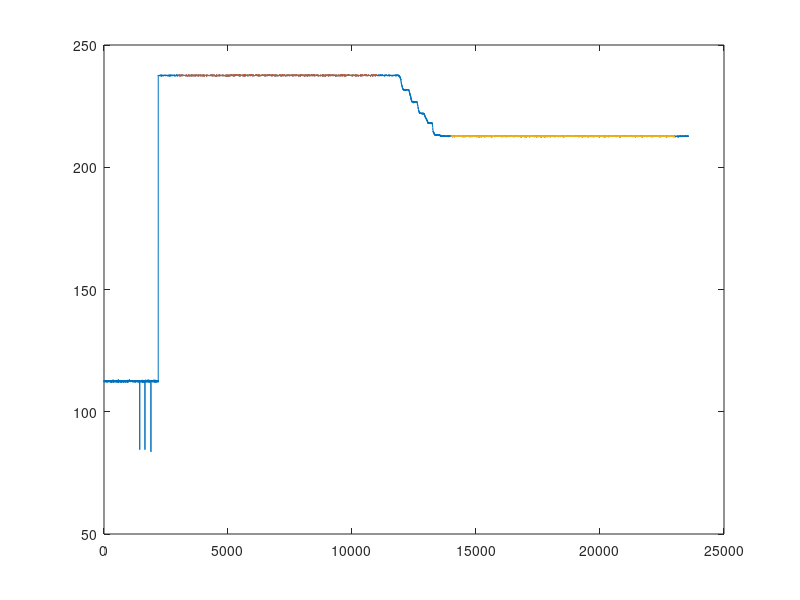

The MATLAB script that drew this image: (Note: this script raises an error after producing the figure.)


%% Dot density calculation

num_dots = 1000;
frate = 240;
ppd = 37.5048
screenSzDeg = [1280 720]/ppd;

ndeg = prod(screenSzDeg);

num_dots / ndeg

%% Gabor density

num_gabors = 800;
ndeg = 20*20;

num_gabors / ndeg

%% System Precision

D = load('Analysis/manuscript_freeviewingmethods/artificial_eye_1deg_09242019.mat');

gazex = D.dstruct.p4x-D.dstruct.p1x;
gazey = D.dstruct.p4y-D.dstruct.p1y;

valid_pre = 3000:11000;
valid_post = 14000:23000;

figure(1); clf
plot(gazex); hold on
plot(valid_pre, gazex(valid_pre))
plot(valid_post,gazex(valid_post))

mu_pre = [mean(gazex(valid_pre)), mean(gazey(valid_pre))];
mu_post = [mean(gazex(valid_post)), mean(gazey(valid_post))];
mu_diff = mu_pre - mu_post;
onedeg = hypot(mu_diff(1), mu_diff(2));

x = [gazex(valid_pre) - mean(gazex(valid_pre)); gazex(valid_post) - mean(gazex(valid_post))];
y = [gazey(valid_pre) - mean(gazey(valid_pre)); gazey(valid_post) - mean(gazey(valid_post))];


x = x / onedeg;
y = y / onedeg;
z = x; % movement was along horizontal
nboot = 200;
ci = bootci(nboot, @rms, z);
m = rms(z);

figure(2); clf
plot(z); hold on

fprintf('%02.4f [%02.4f, %02.4f] degrees\n', m, ci(1), ci(2))

%%
figure(1); clf
plot((gazex - mu_post(1)) / onedeg * 60)